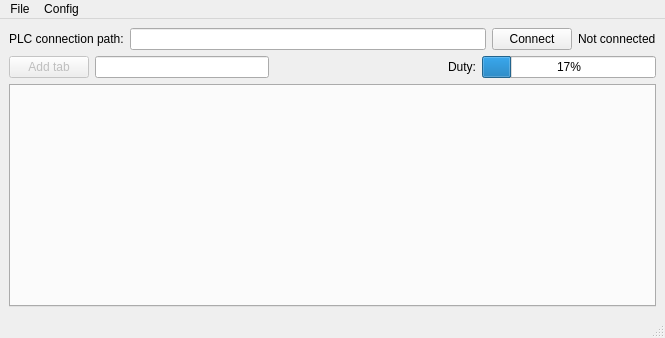
<?xml version="1.0" encoding="UTF-8"?>
<ui version="4.0">
 <class>MainWindow</class>
 <widget class="QMainWindow" name="MainWindow">
  <property name="geometry">
   <rect>
    <x>0</x>
    <y>0</y>
    <width>665</width>
    <height>338</height>
   </rect>
  </property>
  <property name="minimumSize">
   <size>
    <width>665</width>
    <height>338</height>
   </size>
  </property>
  <property name="windowTitle">
   <string>Commissioning helper</string>
  </property>
  <widget class="QWidget" name="centralwidget">
   <layout class="QVBoxLayout" name="verticalLayout_3">
    <item>
     <layout class="QHBoxLayout" name="horizontalLayout">
      <item>
       <widget class="QLabel" name="label">
        <property name="text">
         <string>PLC connection path:</string>
        </property>
       </widget>
      </item>
      <item>
       <widget class="QLineEdit" name="lineEditConnectionPath"/>
      </item>
      <item>
       <widget class="QPushButton" name="pushButtonConnect">
        <property name="enabled">
         <bool>true</bool>
        </property>
        <property name="text">
         <string>Connect</string>
        </property>
       </widget>
      </item>
      <item>
       <widget class="QLabel" name="labelProjectName">
        <property name="text">
         <string>Not connected</string>
        </property>
       </widget>
      </item>
     </layout>
    </item>
    <item>
     <layout class="QHBoxLayout" name="horizontalLayout_2">
      <item>
       <widget class="QPushButton" name="pushButtonAddTab">
        <property name="enabled">
         <bool>false</bool>
        </property>
        <property name="text">
         <string>Add tab</string>
        </property>
       </widget>
      </item>
      <item>
       <widget class="QLineEdit" name="lineEdit_2"/>
      </item>
      <item>
       <spacer name="horizontalSpacer">
        <property name="orientation">
         <enum>Qt::Horizontal</enum>
        </property>
        <property name="sizeHint" stdset="0">
         <size>
          <width>40</width>
          <height>20</height>
         </size>
        </property>
       </spacer>
      </item>
      <item>
       <widget class="QLabel" name="label_2">
        <property name="text">
         <string>Duty:</string>
        </property>
       </widget>
      </item>
      <item>
       <widget class="QProgressBar" name="progressBar">
        <property name="value">
         <number>17</number>
        </property>
       </widget>
      </item>
     </layout>
    </item>
    <item>
     <widget class="QTabWidget" name="tabWidget">
      <property name="tabPosition">
       <enum>QTabWidget::North</enum>
      </property>
      <property name="currentIndex">
       <number>-1</number>
      </property>
      <property name="documentMode">
       <bool>false</bool>
      </property>
      <property name="tabsClosable">
       <bool>true</bool>
      </property>
      <property name="movable">
       <bool>true</bool>
      </property>
      <property name="tabBarAutoHide">
       <bool>false</bool>
      </property>
     </widget>
    </item>
   </layout>
  </widget>
  <widget class="QMenuBar" name="menubar">
   <property name="geometry">
    <rect>
     <x>0</x>
     <y>0</y>
     <width>665</width>
     <height>19</height>
    </rect>
   </property>
   <widget class="QMenu" name="menuConfig">
    <property name="title">
     <string>File</string>
    </property>
    <addaction name="actionLoad"/>
    <addaction name="actionSave"/>
    <addaction name="actionOpen_config_folder"/>
    <addaction name="actionShow_log"/>
   </widget>
   <widget class="QMenu" name="menuConfig_2">
    <property name="title">
     <string>Config</string>
    </property>
    <addaction name="actionRead_Timer"/>
    <addaction name="actionEnable_writing_to_PLC"/>
   </widget>
   <addaction name="menuConfig"/>
   <addaction name="menuConfig_2"/>
  </widget>
  <widget class="QStatusBar" name="statusbar"/>
  <action name="actionLoad">
   <property name="icon">
    <iconset theme="document-open">
     <normaloff>.</normaloff>.</iconset>
   </property>
   <property name="text">
    <string>Load</string>
   </property>
  </action>
  <action name="actionSave">
   <property name="icon">
    <iconset theme="document-save">
     <normaloff>.</normaloff>.</iconset>
   </property>
   <property name="text">
    <string>Save</string>
   </property>
  </action>
  <action name="actionRead_Timer">
   <property name="icon">
    <iconset theme="media-playlist-repeat">
     <normaloff>.</normaloff>.</iconset>
   </property>
   <property name="text">
    <string>Read Timer</string>
   </property>
  </action>
  <action name="actionEnable_writing_to_PLC">
   <property name="checkable">
    <bool>true</bool>
   </property>
   <property name="icon">
    <iconset theme="emblem-downloads">
     <normaloff>.</normaloff>.</iconset>
   </property>
   <property name="text">
    <string>Enable writing to PLC</string>
   </property>
  </action>
  <action name="actionOpen_config_folder">
   <property name="text">
    <string>Open config folder</string>
   </property>
  </action>
  <action name="actionShow_log">
   <property name="icon">
    <iconset theme="utilities-system-monitor"/>
   </property>
   <property name="text">
    <string>Show log</string>
   </property>
  </action>
 </widget>
 <resources/>
 <connections>
  <connection>
   <sender>tabWidget</sender>
   <signal>currentChanged(int)</signal>
   <receiver>MainWindow</receiver>
   <slot>tab_changed()</slot>
   <hints>
    <hint type="sourcelabel">
     <x>450</x>
     <y>233</y>
    </hint>
    <hint type="destinationlabel">
     <x>541</x>
     <y>312</y>
    </hint>
   </hints>
  </connection>
  <connection>
   <sender>tabWidget</sender>
   <signal>tabCloseRequested(int)</signal>
   <receiver>MainWindow</receiver>
   <slot>tab_close()</slot>
   <hints>
    <hint type="sourcelabel">
     <x>588</x>
     <y>116</y>
    </hint>
    <hint type="destinationlabel">
     <x>609</x>
     <y>62</y>
    </hint>
   </hints>
  </connection>
 </connections>
 <slots>
  <slot>tab_changed()</slot>
  <slot>tab_close()</slot>
 </slots>
</ui>
